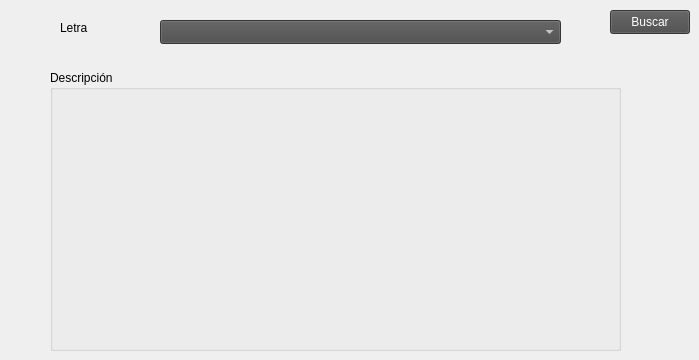
   <widget class="QWidget" name="AlfabetoTab">
    <attribute name="title">
     <string>Alfabeto Griego</string>
    </attribute>
    <widget class="QComboBox" name="AlfabetoBox">
     <property name="geometry">
      <rect>
       <x>160</x>
       <y>20</y>
       <width>401</width>
       <height>24</height>
      </rect>
     </property>
     <property name="styleSheet">
      <string notr="true">background-color: rgb(74, 74, 74);
font: 700 12pt &quot;Sitka&quot;;
color: rgb(255, 255, 255);</string>
     </property>
    </widget>
    <widget class="QLabel" name="label_4">
     <property name="geometry">
      <rect>
       <x>60</x>
       <y>20</y>
       <width>49</width>
       <height>16</height>
      </rect>
     </property>
     <property name="styleSheet">
      <string notr="true">background-color: rgb(none);
color: rgb(0, 0, 0);
font: 14pt &quot;Sitka&quot;;</string>
     </property>
     <property name="text">
      <string>Letra</string>
     </property>
    </widget>
    <widget class="QPushButton" name="BuscarButton">
     <property name="geometry">
      <rect>
       <x>610</x>
       <y>10</y>
       <width>80</width>
       <height>24</height>
      </rect>
     </property>
     <property name="styleSheet">
      <string notr="true">background-color: rgb(74, 74, 74);
color: rgb(255, 255, 255);
font: 10pt &quot;Sitka&quot;;</string>
     </property>
     <property name="text">
      <string>Buscar</string>
     </property>
    </widget>
    <widget class="QGroupBox" name="groupBoxDescripcion">
     <property name="geometry">
      <rect>
       <x>50</x>
       <y>70</y>
       <width>571</width>
       <height>281</height>
      </rect>
     </property>
     <property name="title">
      <string>Descripción</string>
     </property>
     <widget class="QLabel" name="labelDescripcion">
      <property name="geometry">
       <rect>
        <x>10</x>
        <y>30</y>
        <width>541</width>
        <height>241</height>
       </rect>
      </property>
      <property name="styleSheet">
       <string notr="true">background-color: rgb(none);</string>
      </property>
      <property name="text">
       <string/>
      </property>
     </widget>
    </widget>
   </widget>
